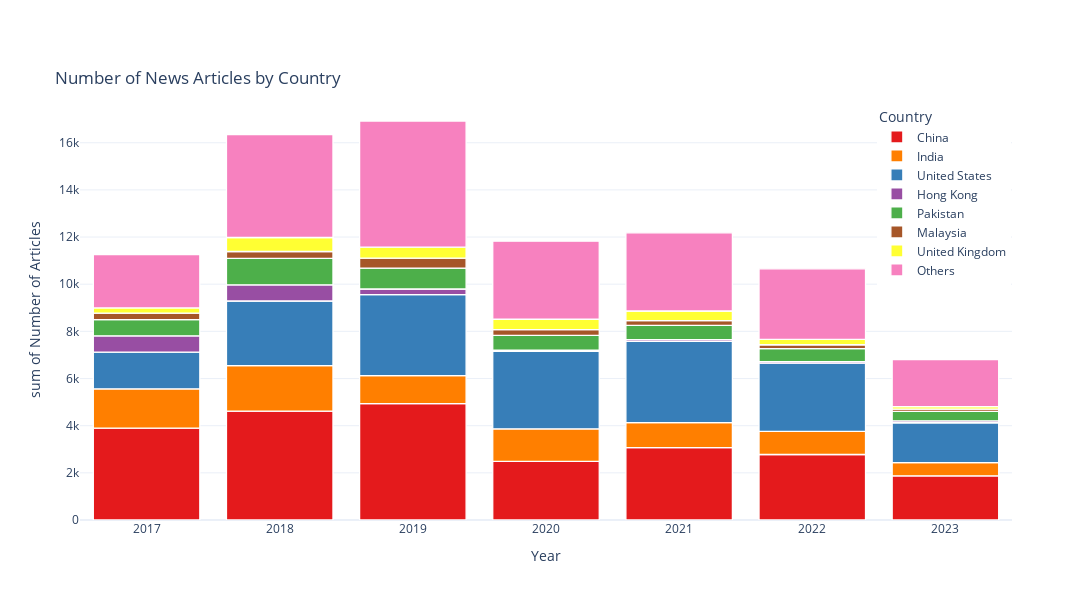

Notebook cell for this chart:
### Markdown cell above
#### Plot

### Code cell
colour_dict = ['#e41a1c','#ff7f00','#377eb8','#984ea3','#4daf4a','#a65628','#ffff33','#f781bf']

fig = px.histogram(df2[df2['Country']!='Global'], x='Year',y='Count',color='Country', labels={'Count':'Number of Articles', 'Year':'Year'}, title='Number of News Articles by Country',
                   template='plotly_white', color_discrete_sequence=colour_dict)

fig.update_layout(legend=dict(
    yanchor="top",
    y=0.99,
    xanchor="left",
    x=0.855
))

# Make the figure bigger
fig.update_layout(title_x=0.05, title_y=0.88)
fig.update_layout(autosize=False, width=1200, height=600)

fig.update_traces(marker_line_width=1.3,marker_line_color="white")

fig.show()

### Figure 1 — Plotly figure (JSON) as saved in the notebook; plotly's stock layout.template omitted (floating-point values rounded to 4 significant figures; data arrays with more than 128 entries replaced by an {"elided": "..."} marker saying what was removed)
{"data": [{"alignmentgroup": "True", "bingroup": "x", "histfunc": "sum", "hovertemplate": "Country=China<br>Year=%{x}<br>sum of Number of Articles=%{y}<extra></extra>", "legendgroup": "China", "marker": {"color": "#e41a1c", "line": {"color": "white", "width": 1.3}}, "name": "China", "offsetgroup": "China", "orientation": "v", "showlegend": true, "type": "histogram", "x": ["2017", "2018", "2019", "2020", "2021", "2022", "2023"], "xaxis": "x", "y": [3893, 4620, 4936, 2490, 3069, 2777, 1875], "yaxis": "y"}, {"alignmentgroup": "True", "bingroup": "x", "histfunc": "sum", "hovertemplate": "Country=India<br>Year=%{x}<br>sum of Number of Articles=%{y}<extra></extra>", "legendgroup": "India", "marker": {"color": "#ff7f00", "line": {"color": "white", "width": 1.3}}, "name": "India", "offsetgroup": "India", "orientation": "v", "showlegend": true, "type": "histogram", "x": ["2017", "2018", "2019", "2020", "2021", "2022", "2023"], "xaxis": "x", "y": [1670, 1925, 1185, 1378, 1059, 980, 562], "yaxis": "y"}, {"alignmentgroup": "True", "bingroup": "x", "histfunc": "sum", "hovertemplate": "Country=United States<br>Year=%{x}<br>sum of Number of Articles=%{y}<extra></extra>", "legendgroup": "United States", "marker": {"color": "#377eb8", "line": {"color": "white", "width": 1.3}}, "name": "United States", "offsetgroup": "United States", "orientation": "v", "showlegend": true, "type": "histogram", "x": ["2017", "2018", "2019", "2020", "2021", "2022", "2023"], "xaxis": "x", "y": [1559, 2744, 3440, 3285, 3451, 2893, 1687], "yaxis": "y"}, {"alignmentgroup": "True", "bingroup": "x", "histfunc": "sum", "hovertemplate": "Country=Hong Kong<br>Year=%{x}<br>sum of Number of Articles=%{y}<extra></extra>", "legendgroup": "Hong Kong", "marker": {"color": "#984ea3", "line": {"color": "white", "width": 1.3}}, "name": "Hong Kong", "offsetgroup": "Hong Kong", "orientation": "v", "showlegend": true, "type": "histogram", "x": ["2017", "2018", "2019", "2020", "2021", "2022", "2023"], "xaxis": "x", "y": [690, 686, 237, 55, 72, 64, 82], "yaxis": "y"}, {"alignmentgroup": "True", "bingroup": "x", "histfunc": "sum", "hovertemplate": "Country=Pakistan<br>Year=%{x}<br>sum of Number of Articles=%{y}<extra></extra>", "legendgroup": "Pakistan", "marker": {"color": "#4daf4a", "line": {"color": "white", "width": 1.3}}, "name": "Pakistan", "offsetgroup": "Pakistan", "orientation": "v", "showlegend": true, "type": "histogram", "x": ["2017", "2018", "2019", "2020", "2021", "2022", "2023"], "xaxis": "x", "y": [688, 1119, 885, 624, 603, 552, 405], "yaxis": "y"}, {"alignmentgroup": "True", "bingroup": "x", "histfunc": "sum", "hovertemplate": "Country=Malaysia<br>Year=%{x}<br>sum of Number of Articles=%{y}<extra></extra>", "legendgroup": "Malaysia", "marker": {"color": "#a65628", "line": {"color": "white", "width": 1.3}}, "name": "Malaysia", "offsetgroup": "Malaysia", "orientation": "v", "showlegend": true, "type": "histogram", "x": ["2017", "2018", "2019", "2020", "2021", "2022", "2023"], "xaxis": "x", "y": [278, 294, 421, 241, 200, 167, 92], "yaxis": "y"}, {"alignmentgroup": "True", "bingroup": "x", "histfunc": "sum", "hovertemplate": "Country=United Kingdom<br>Year=%{x}<br>sum of Number of Articles=%{y}<extra></extra>", "legendgroup": "United Kingdom", "marker": {"color": "#ffff33", "line": {"color": "white", "width": 1.3}}, "name": "United Kingdom", "offsetgroup": "United Kingdom", "orientation": "v", "showlegend": true, "type": "histogram", "x": ["2017", "2018", "2019", "2020", "2021", "2022", "2023"], "xaxis": "x", "y": [218, 593, 467, 440, 410, 228, 109], "yaxis": "y"}, {"alignmentgroup": "True", "bingroup": "x", "histfunc": "sum", "hovertemplate": "Country=Others<br>Year=%{x}<br>sum of Number of Articles=%{y}<extra></extra>", "legendgroup": "Others", "marker": {"color": "#f781bf", "line": {"color": "white", "width": 1.3}}, "name": "Others", "offsetgroup": "Others", "orientation": "v", "showlegend": true, "type": "histogram", "x": {"elided": "773 str values"}, "xaxis": "x", "y": {"elided": "773 int values"}, "yaxis": "y"}], "layout": {"autosize": false, "barmode": "relative", "height": 600, "legend": {"title": {"text": "Country"}, "tracegroupgap": 0, "x": 0.855, "xanchor": "left", "y": 0.99, "yanchor": "top"}, "title": {"text": "Number of News Articles by Country", "x": 0.05, "y": 0.88}, "width": 1200, "xaxis": {"anchor": "y", "domain": [0, 1], "title": {"text": "Year"}}, "yaxis": {"anchor": "x", "domain": [0, 1], "title": {"text": "sum of Number of Articles"}}}}
